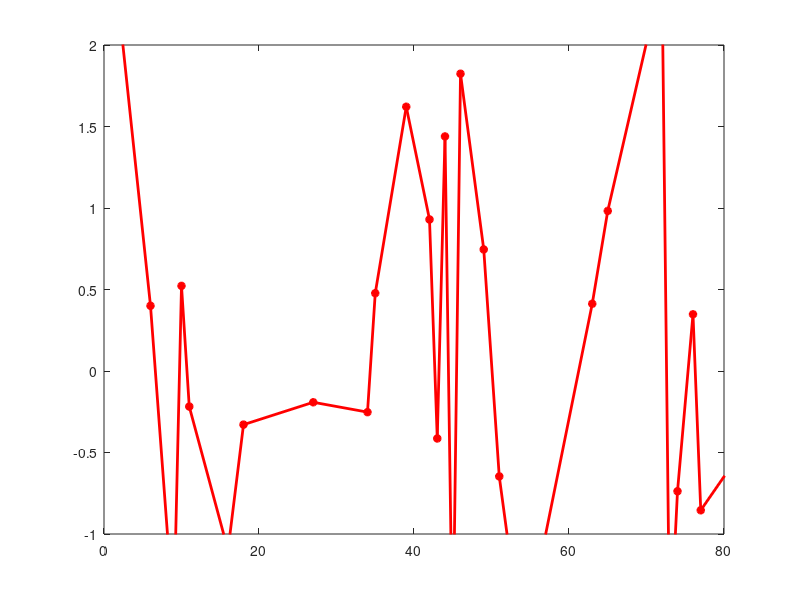

The MATLAB script that drew this image: (Note: this script raises an error after producing the figure.)

function superscroll_obj = example_scroll
    %example of superscroll.
    %returns superscroll object.
    
    %figure handle (click on figure to move scrollbar with arrows keys)
    fig = figure('position',[100 300 600 400]); 
    
    %make the reference axes (referenceAx) you want to scroll through.
    refax=axes('parent',fig);
    
   
    %put arbitrary plot on reference axes.
    X = unique(randi(300,[100,1]),'sorted');
    Y = randn(length(X),1);
    ploh=plot(X,Y,'-*r','linewidth',2,'parent',refax); clear X Y
    
    %arbitrarily set the reference axes limits to small portion of the
    %total X/Y data of the plot handle.
    set(refax,'xlim',[0 80],'ylim',[-1 2]);

    
    % make an X axis and Y axis scroll bar
    axeslist = {'X','Y'};
    superscroll_obj = superscroll(refax,axeslist);
    
    %build scrollbar, add keypress and resize functions
    autoscrollbar(superscroll_obj,ploh);
    
    %make one scroll bar yellow
    % yellow(superscroll_obj.axdyn(1));
    
    
    title(refax,'pan and zoom using arrow keys, shift and control')
    
end